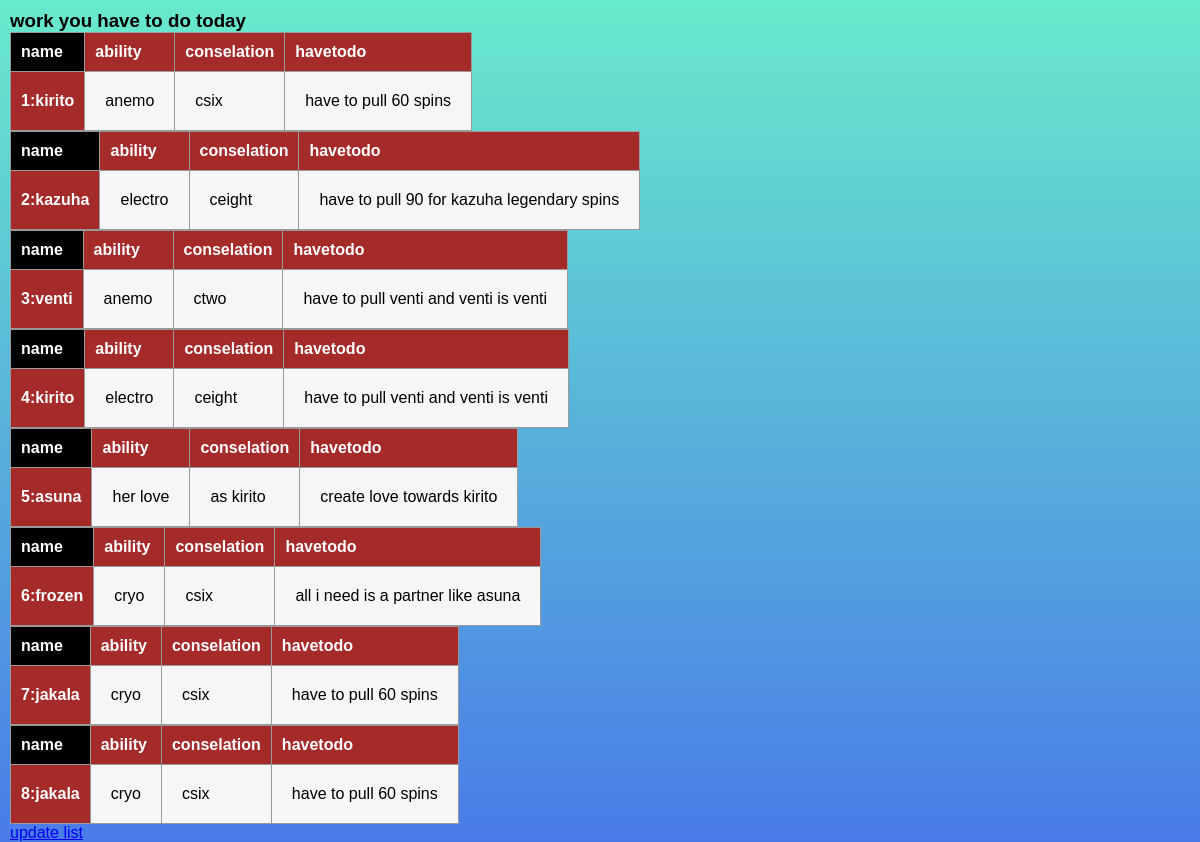
The page / on the database its author committed.
### app/models.py (models this page shows)
class student(models.Model):
    name=models.CharField(max_length=50)
    element=models.CharField( max_length=50)
    conselation=models.CharField(max_length=50)
    havetodo=models.CharField(max_length=50)
    completed=models.BooleanField(null=True,default=True)

### app/views.py (the view)
# urls.py: path('',views.showdata),
def showdata(request):
    data=student.objects.all()
    stu={
        'data':data
    }
    return render(request,'update.html',stu)

### template/update.html (shortened to what this page needs)
<h3>work you have to do today</h3>
{% for i in data %}
<table>
    <thead>
        <tr>
            <th class="primary" scope="col">name</th>
            <th scope="col">ability</th>
            <th scope="col">conselation</th>
            <th scope="col">havetodo</th>
        </tr>
    </thead>
    <tbody>
        <tr>
            <th scope="row">{{i.id}}:{{i.name}}</th>
            <td>{{i.element}}</td>
            <td>{{i.conselation}}</td>
            <td>{{i.havetodo}}</td>
        </tr>
    </tbody>
</table>
{% endfor %}
<a href="data">update list</a>

### template/update.html (style rules this page uses)
* { margin: 0; padding: 0; box-sizing: border-box; font-family: 'Poppins', sans-serif; }
table { text-align: left; position: relative; border-collapse: collapse; background-color: #f6f6f6; }
td, th { border: 1px solid #999; padding: 20px; }
th { background: brown; color: white; border-radius: 0; position: sticky; top: 0; padding: 10px; }
.primary { background-color: #000000 }

### rows shown on the page
student: id "1", name "kirito", element "anemo", conselation "csix", havetodo "have to pull 60 spins"
student: id "2", name "kazuha", element "electro", conselation "ceight", havetodo "have to pull 90 for kazuha legendary spins"
student: id "3", name "venti", element "anemo", conselation "ctwo", havetodo "have to pull venti and venti is venti"
student: id "4", name "kirito", element "electro", conselation "ceight", havetodo "have to pull venti and venti is venti"
student: id "5", name "asuna", element "her love", conselation "as kirito", havetodo "create love towards kirito"
student: id "6", name "frozen", element "cryo", conselation "csix", havetodo "all i need is a partner like asuna"
student: id "7", name "jakala", element "cryo", conselation "csix", havetodo "have to pull 60 spins"
student: id "8", name "jakala", element "cryo", conselation "csix", havetodo "have to pull 60 spins"
